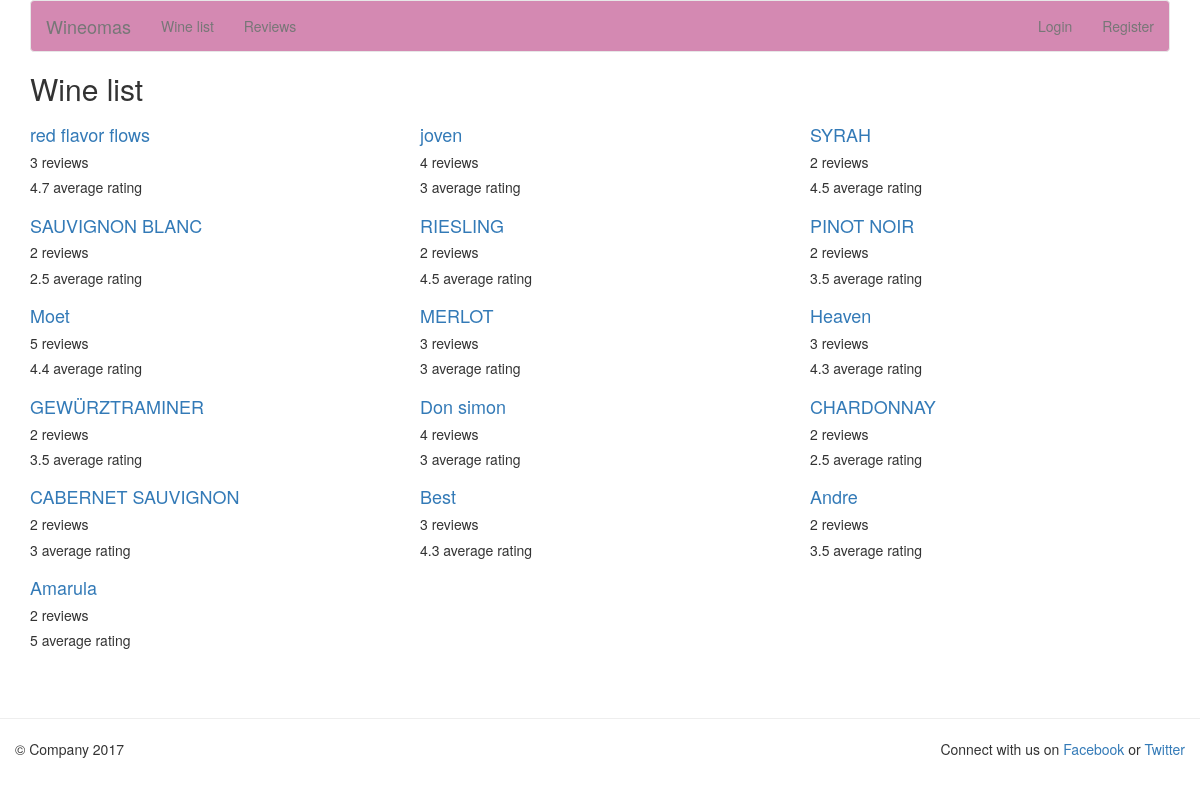
/reviews/wine, run on the app's committed database.
### reviews/models.py (models this page shows, shortened)
class Wine(models.Model):
    name = models.CharField(max_length=200)
    def rating_average(self):
        reviews = Review.objects.filter(wine=self)
        review_rating = [review.rating for review in reviews]
        review_sum = sum(review_rating)
        average_review = review_sum/len(review_rating)
        return average_review

class Review(models.Model):
    RATING_CHOICES = (
        (1, '1'),
        (2, '2'),
        (3, '3'),
        (4, '4'),
        (5, '5'),
    )
    wine = models.ForeignKey(Wine)
    pub_date = models.DateTimeField('date published')
    user_name = models.CharField(max_length=100)
    comment = models.CharField(max_length=200)
    rating = models.IntegerField(choices=RATING_CHOICES)

### reviews/views.py (the view)
def wine_list(request):
    wine_list = Wine.objects.order_by('-name')
    form = WineForm()
    context = {'wine_list':wine_list,'form':form}
    return render(request, 'reviews/wine_list.html', context)

### reviews/templates/reviews/wine_list.html (shortened to what this page needs)
{% extends 'base.html' %}
{% load bootstrap3 %}
{% block title %}
<h2>Wine list</h2>
{% endblock %}
{% block content %}
{% if wine_list %}
<div class="row">
    {% for wine in wine_list %}
    <div class="col-xs-6 col-lg-4">
        {% if wine.review_set.all %}
        <h4><a href="{% url 'reviews:wine_detail' wine.id %}">
        {{ wine.name }}
        </a></h4>
        {% else %}
        <h4><a href="{% url 'reviews:add_reviews' wine.id %}">
        {{ wine.name }}
        </a></h4>
        {% endif %}
        <h5>{{ wine.review_set.count }} reviews</h5>
        {% if wine.review_set.all %}
        <h5>{{ wine.rating_average | floatformat }} average rating</h5>
        {% else %}
        No review yet!
        {% endif %}
    </div>
    {% endfor %}
</div>
{% else %}
    <p>No wines are available.</p>
{% endif %}
{% endblock %}

### data on the page
Wine: name "red flavor flows", review_set.count "3", rating_average "4.7"
Wine: name "joven", review_set.count "4", rating_average "3"
Wine: name "SYRAH", review_set.count "2", rating_average "4.5"
Wine: name "SAUVIGNON BLANC", review_set.count "2", rating_average "2.5"
Wine: name "RIESLING", review_set.count "2", rating_average "4.5"
Wine: name "PINOT NOIR", review_set.count "2", rating_average "3.5"
Wine: name "Moet", review_set.count "5", rating_average "4.4"
Wine: name "MERLOT", review_set.count "3", rating_average "3"
Wine: name "Heaven", review_set.count "3", rating_average "4.3"
Wine: name "GEWÜRZTRAMINER", review_set.count "2", rating_average "3.5"
Wine: name "Don simon", review_set.count "4", rating_average "3"
Wine: name "CHARDONNAY", review_set.count "2", rating_average "2.5"
Wine: name "CABERNET SAUVIGNON", review_set.count "2", rating_average "3"
Wine: name "Best", review_set.count "3", rating_average "4.3"
Wine: name "Andre", review_set.count "2", rating_average "3.5"
Wine: name "Amarula", review_set.count "2", rating_average "5"
